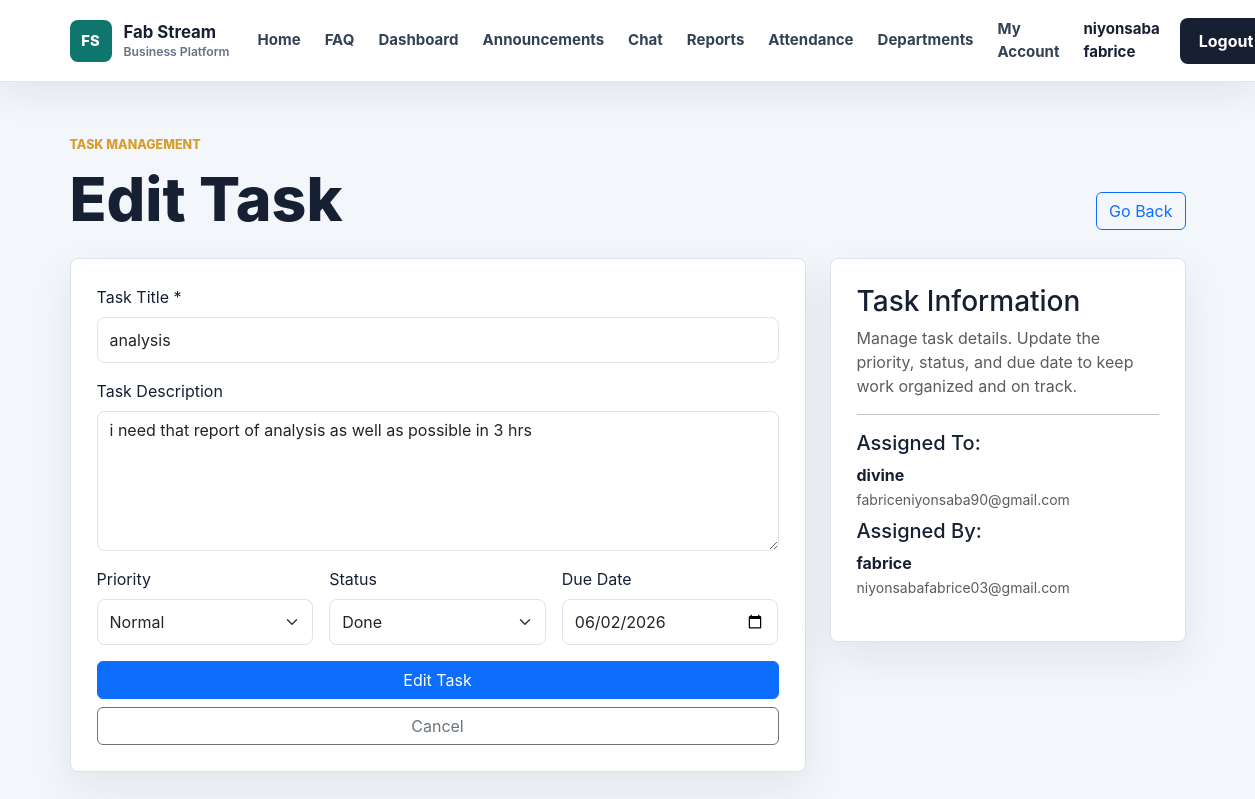
The app's page /admin/tasks/1/edit (signed in) with its own data.
### app/models.py (models this page shows, shortened)
class User(db.Model, UserMixin):
    id = db.Column(db.Integer, primary_key=True)
    username = db.Column(db.String(100), unique=True, nullable=False)
    email = db.Column(db.String(120), unique=True, nullable=False)
    password = db.Column(db.String(200), nullable=False)
    role = db.Column(db.String(20), default='employee')
    full_name = db.Column(db.String(120), nullable=True)
    employee_number = db.Column(db.String(40), unique=True, nullable=True)
    employee_code = db.Column(db.String(40), nullable=True)
    phone = db.Column(db.String(40), nullable=True)
    department = db.Column(db.String(80), nullable=True)
    position = db.Column(db.String(100), nullable=True)
    hire_date = db.Column(db.String(20), nullable=True)

class EmployeeTask(db.Model):
    id = db.Column(db.Integer, primary_key=True)
    title = db.Column(db.String(150), nullable=False)
    description = db.Column(db.Text, nullable=True)
    status = db.Column(db.String(30), default='To Do')
    priority = db.Column(db.String(20), default='Normal')
    due_date = db.Column(db.String(20), nullable=True)
    original_filename = db.Column(db.String(255), nullable=True)
    stored_filename = db.Column(db.String(255), nullable=True)
    created_at = db.Column(db.DateTime, default=datetime.utcnow)
    employee_id = db.Column(db.Integer, db.ForeignKey('user.id'), nullable=False)
    assigned_by_id = db.Column(db.Integer, db.ForeignKey('user.id'), nullable=False)
    employee = db.relationship('User', foreign_keys=[employee_id], backref='assigned_tasks')
    assigned_by = db.relationship('User', foreign_keys=[assigned_by_id], backref='created_tasks')

### app/crud_routes.py (the view, shortened to what this page needs)
@routes.route('/admin/tasks/<int:task_id>/edit', methods=['GET', 'POST'])
@login_required
def edit_task(task_id):
    require_admin()
    task = EmployeeTask.query.get_or_404(task_id)
    return render_template('task_form.html', task=task, action='Edit')

### app/__init__.py (called while the page is built)
def create_app():
    flask_app = Flask(__name__)
    flask_app.config.from_object(Config)
    flask_app.config['UPLOAD_FOLDER'] = os.path.join(flask_app.instance_path, flask_app.config['UPLOAD_FOLDER'])
    os.makedirs(flask_app.config['UPLOAD_FOLDER'], exist_ok=True)
    db.init_app(flask_app)
    bcrypt.init_app(flask_app)
    login_manager.init_app(flask_app)
    socketio.init_app(flask_app)
    migrate.init_app(flask_app, db, render_as_batch=True)
    with flask_app.app_context():
        from . import models
        db.create_all()
    from .models import User
    @login_manager.user_loader
    def load_user(user_id):
        return db.session.get(User, int(user_id))
    from .routes import routes
    from . import crud_routes
    flask_app.register_blueprint(routes)
    return flask_app

### app/routes.py (called while the page is built)
def is_admin(user=None):
    user = user or current_user
    return user.is_authenticated and user.role in ADMIN_ROLES

def require_admin():
    if not is_admin():
        abort(403)

### app/templates/task_form.html (shortened to what this page needs)
{% extends 'base.html' %}
{% block content %}
<section class="app-page">
    <div class="container">
        <div class="app-header">
            <div>
                <p class="section-kicker">Task Management</p>
                <h1>{{ action }} Task</h1>
            </div>
            <a href="{{ url_for('routes.employee_detail', employee_id=task.employee_id) }}" class="btn btn-outline-primary">Go Back</a>
        </div>
        <div class="row g-4">
            <div class="col-lg-8">
                <div class="work-panel">
                    <form method="POST">
                        <div class="mb-3">
                            <label class="form-label" for="title">Task Title *</label>
                            <input class="form-control" id="title" name="title" value="{{ task.title or '' }}" placeholder="Task title" required>
                        </div>
                        <div class="mb-3">
                            <label class="form-label" for="description">Task Description</label>
                            <textarea class="form-control" id="description" name="description" rows="5" placeholder="Detailed task description and instructions">{{ task.description or '' }}</textarea>
                        </div>
                        <div class="row g-3 mb-3">
                            <div class="col-md-4">
                                <label class="form-label" for="priority">Priority</label>
                                <select class="form-select" id="priority" name="priority">
                                    <option value="Normal" {% if not task or task.priority == 'Normal' %}selected{% endif %}>Normal</option>
                                </select>
                            </div>
                            <div class="col-md-4">
                                <label class="form-label" for="status">Status</label>
                                <select class="form-select" id="status" name="status">
                                    <option value="Done" {% if task and task.status == 'Done' %}selected{% endif %}>Done</option>
                                </select>
                            </div>
                            <div class="col-md-4">
                                <label class="form-label" for="due_date">Due Date</label>
                                <input class="form-control" id="due_date" name="due_date" type="date" value="{{ task.due_date or '' }}">
                            </div>
                        </div>
                        <div class="d-grid gap-2">
                            <button class="btn btn-primary" type="submit">{{ action }} Task</button>
                            <a href="{{ url_for('routes.employee_detail', employee_id=task.employee_id) }}" class="btn btn-outline-secondary">Cancel</a>
                        </div>
                    </form>
                </div>
            </div>
            <div class="col-lg-4">
                <div class="work-panel">
                    <h3>Task Information</h3>
                    <p class="text-muted text-small">
                        Manage task details. Update the priority, status, and due date to keep work organized and on track.
                    </p>
                    <hr>
                    <h5>Assigned To:</h5>
                    <p class="mb-2">
                        <strong>{{ task.employee.full_name or task.employee.username }}</strong>
                        <br>
                        <small class="text-muted">{{ task.employee.email }}</small>
                    </p>
                    {% if task.assigned_by %}
                        <h5>Assigned By:</h5>
                        <p>
                            <strong>{{ task.assigned_by.full_name or task.assigned_by.username }}</strong>
                            <br>
                            <small class="text-muted">{{ task.assigned_by.email }}</small>
                        </p>
                    {% endif %}
                </div>
            </div>
        </div>
    </div>
</section>
{% endblock %}

### app/templates/base.html (shortened to what this page needs)
<!DOCTYPE html>
<html lang="en">
<head>
    <link href="https://cdn.jsdelivr.net/npm/bootstrap@5.3.0/dist/css/bootstrap.min.css" rel="stylesheet">
    <link rel="stylesheet" href="{{ url_for('static', filename='css/style.css') }}">
</head>
<body>
<nav class="navbar navbar-expand-lg site-navbar sticky-top">
    <div class="container">
        <a class="navbar-brand brand-mark" href="{{ url_for('routes.home') }}">
            <span class="brand-icon">FS</span>
            <span>
                <strong>Fab Stream</strong>
                <small>Business Platform</small>
            </span>
        </a>
        <div class="collapse navbar-collapse" id="navbarNav">
            <ul class="navbar-nav ms-auto align-items-lg-center">
                <li class="nav-item">
                    <a class="nav-link" href="{{ url_for('routes.home') }}">Home</a>
                </li>
                <li class="nav-item">
                    <a class="nav-link" href="{{ url_for('routes.home') }}#faq">FAQ</a>
                </li>
                <li class="nav-item">
                    <a class="nav-link" href="{{ url_for('routes.dashboard') }}">Dashboard</a>
                </li>
                <li class="nav-item">
                    <a class="nav-link" href="{{ url_for('routes.manager_dashboard') }}">Announcements</a>
                </li>
                    {% if current_user.is_authenticated %}
                        {% if current_user.role in ['admin', 'manager'] %}
                            <li class="nav-item">
                                <a class="nav-link" href="{{ url_for('routes.chat') }}">Chat</a>
                            </li>
                            <li class="nav-item">
                                <a class="nav-link" href="{{ url_for('routes.reports') }}">Reports</a>
                            </li>
                            <li class="nav-item">
                                <a class="nav-link" href="{{ url_for('routes.attendance_records') }}">Attendance</a>
                            </li>
                            <li class="nav-item">
                                <a class="nav-link" href="{{ url_for('routes.departments') }}">Departments</a>
                            </li>
                        {% endif %}
                    <li class="nav-item">
                        <a class="nav-link" href="{{ url_for('routes.employee_detail', employee_id=current_user.id) }}">My Account</a>
                    </li>
                    <li class="nav-item">
                        <span class="nav-link nav-user">{{ current_user.username }}</span>
                    </li>
                    <li class="nav-item">
                        <a class="btn nav-cta ms-lg-2" href="{{ url_for('routes.logout') }}">
                            Logout
                        </a>
                    </li>
                {% endif %}
            </ul>
        </div>
    </div>
</nav>
<main>
    {% block content %}{% endblock %}
</main>
</body>
</html>

### app/static/css/style.css (style rules this page uses)
:root { --ink: #172033; --muted: #657186; --line: #dce3ed; --surface: #ffffff; --soft: #f3f6fa; --brand: #0f766e; --brand-dark: #115e59; --accent: #d69e2e; }
* { box-sizing: border-box; }
body { margin: 0; background: var(--soft); color: var(--ink); font-family: Inter, "Segoe UI", Arial, sans-serif; }
a { text-decoration: none; }
.site-navbar { min-height: 76px; border-bottom: 1px solid rgba(220, 227, 237, 0.88); background: rgba(255, 255, 255, 0.96); box-shadow: 0 12px 36px rgba(23, 32, 51, 0.08); backdrop-filter: blur(18px); }
.brand-mark { display: inline-flex; align-items: center; gap: 12px; color: var(--ink); }
.brand-icon { display: inline-grid; width: 42px; height: 42px; place-items: center; border-radius: 8px; background: var(--brand); color: #ffffff; font-size: 0.92rem; font-weight: 800; }
.brand-mark strong, .brand-mark small { display: block; line-height: 1.1; }
.brand-mark strong { font-size: 1.05rem; letter-spacing: 0; }
.brand-mark small { margin-top: 3px; color: var(--muted); font-size: 0.76rem; font-weight: 600; }
.site-navbar .nav-link { margin: 0 4px; border-radius: 8px; color: #334155; font-size: 0.94rem; font-weight: 650; padding: 10px 12px; transition: background 180ms ease, color 180ms ease; }
.nav-user { color: var(--ink) !important; cursor: default; }
.nav-cta { border-radius: 8px; background: var(--ink); color: #ffffff; font-weight: 750; padding: 10px 18px; }
.hero-kicker, .section-kicker { margin-bottom: 14px; color: var(--accent); font-size: 0.78rem; font-weight: 800; letter-spacing: 0; text-transform: uppercase; }
.app-page { padding: 54px 0 88px; }
.app-header { display: flex; align-items: end; justify-content: space-between; gap: 24px; margin-bottom: 28px; }
.app-header h1 { margin: 0; color: var(--ink); font-size: clamp(2rem, 5vw, 3.8rem); font-weight: 850; line-height: 1; }
.stat-card, .work-panel, .department-card, .chat-panel { border: 1px solid var(--line); border-radius: 8px; background: #ffffff; box-shadow: 0 16px 44px rgba(23, 32, 51, 0.08); }
.work-panel, .chat-panel { padding: 26px; }
.work-panel .form-control, .work-panel .form-select, .chat-form .form-control { min-height: 46px; border-color: var(--line); border-radius: 8px; }
.work-panel textarea.form-control { min-height: 140px; }

### records on screen
User: username "niyonsaba fabrice", assigned_by "fabrice", assigned_by.email "niyonsabafabrice03@gmail.com"
EmployeeTask: title "analysis", description "i need that report of analysis as well as possible in 3 hrs", priority "Normal", status "Done", due_date "06/02/2026"
User: employee "divine", employee.email "fabriceniyonsaba90@gmail.com"

### other values on screen
{{ action }} "Edit"
